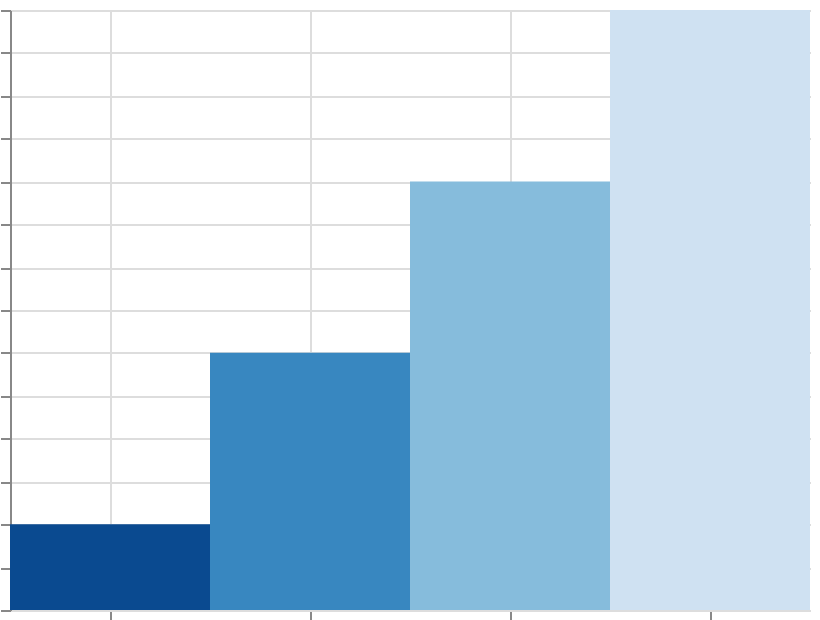

This figure's Vega-Lite source:
### Vega specification from a JSON file in a GitHub repository (floating-point values rounded to 4 significant figures)
{"$schema": "https://vega.github.io/schema/vega/v6.json", "width": 400, "height": 300, "padding": 5, "autosize": "none", "data": [{"name": "table", "values": [{"cat": "A", "val": 10}, {"cat": "B", "val": 30}, {"cat": "C", "val": 50}, {"cat": "D", "val": 70}]}], "scales": [{"name": "x", "type": "band", "domain": {"data": "table", "field": "cat", "sort": true}, "range": "width"}, {"name": "y", "type": "linear", "domain": {"data": "table", "field": "val"}, "range": [{"signal": "height"}, 0], "zero": true, "nice": true}, {"name": "color", "type": "sequential", "domain": {"data": "table", "field": "val"}, "scheme": "blues", "reverse": true}], "marks": [{"type": "rect", "from": {"data": "table"}, "encode": {"update": {"x": {"scale": "x", "field": "cat"}, "width": {"scale": "x", "band": 1}, "y": {"scale": "y", "field": "val"}, "y2": {"scale": "y", "value": 0}, "fill": {"scale": "color", "field": "val"}}}}], "axes": [{"scale": "x", "orient": "bottom", "grid": true, "labels": false}, {"scale": "y", "orient": "left", "grid": true, "labels": false}], "legends": [{"fill": "color", "title": "Ocean"}]}
